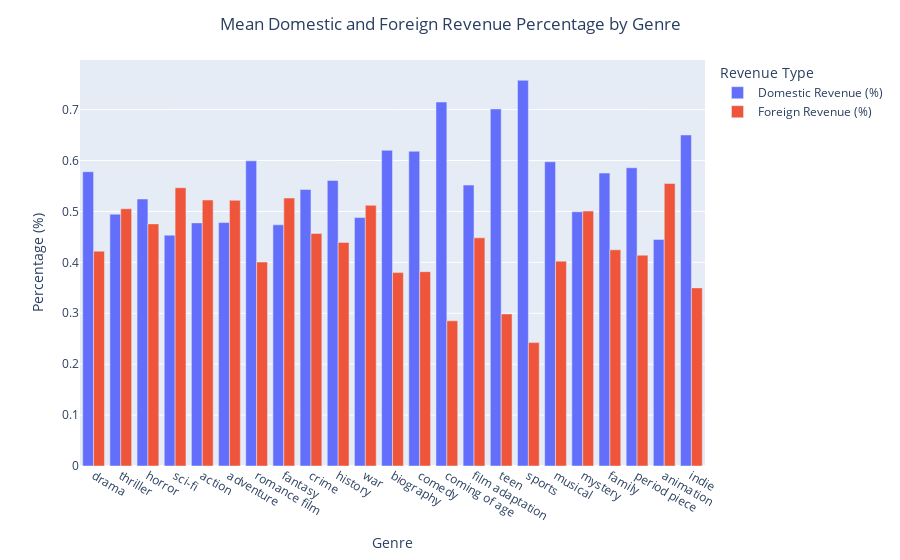

Notebook code cell kept with this figure:
### Markdown cell above
![alt text](images/bar_genres.png)

### Code cell
fig_percentage = create_genre_percentage_plot(df, df_genre)
fig_percentage.show()
fig_percentage.write_image("images/bar_percentages.png")

### Figure 1 — Plotly figure (JSON) as saved in the notebook; plotly's stock layout.template omitted (floating-point values rounded to 4 significant figures)
{"data": [{"alignmentgroup": "True", "hovertemplate": "Revenue Type=Domestic Revenue (%)<br>Genre=%{x}<br>Percentage (%)=%{y}<extra></extra>", "legendgroup": "Domestic Revenue (%)", "marker": {"color": "#636efa", "pattern": {"shape": ""}}, "name": "Domestic Revenue (%)", "offsetgroup": "Domestic Revenue (%)", "orientation": "v", "showlegend": true, "textposition": "auto", "type": "bar", "x": ["drama", "thriller", "horror", "sci-fi", "action", "adventure", "romance film", "fantasy", "crime", "history", "war", "biography", "comedy", "coming of age", "film adaptation", "teen", "sports", "musical", "mystery", "family", "period piece", "animation", "indie"], "xaxis": "x", "y": [0.578, 0.4947, 0.5244, 0.4534, 0.4775, 0.4781, 0.5994, 0.4737, 0.5432, 0.5608, 0.4879, 0.6201, 0.6183, 0.7149, 0.5518, 0.7013, 0.7576, 0.5976, 0.4994, 0.5754, 0.5858, 0.4451, 0.6502], "yaxis": "y"}, {"alignmentgroup": "True", "hovertemplate": "Revenue Type=Foreign Revenue (%)<br>Genre=%{x}<br>Percentage (%)=%{y}<extra></extra>", "legendgroup": "Foreign Revenue (%)", "marker": {"color": "#EF553B", "pattern": {"shape": ""}}, "name": "Foreign Revenue (%)", "offsetgroup": "Foreign Revenue (%)", "orientation": "v", "showlegend": true, "textposition": "auto", "type": "bar", "x": ["drama", "thriller", "horror", "sci-fi", "action", "adventure", "romance film", "fantasy", "crime", "history", "war", "biography", "comedy", "coming of age", "film adaptation", "teen", "sports", "musical", "mystery", "family", "period piece", "animation", "indie"], "xaxis": "x", "y": [0.422, 0.5053, 0.4756, 0.5466, 0.5225, 0.5219, 0.4006, 0.5263, 0.4568, 0.4392, 0.5121, 0.3799, 0.3817, 0.2851, 0.4482, 0.2987, 0.2424, 0.4024, 0.5006, 0.4246, 0.4142, 0.5549, 0.3498], "yaxis": "y"}], "layout": {"barmode": "group", "legend": {"title": {"text": "Revenue Type"}, "tracegroupgap": 0}, "margin": {"t": 60}, "title": {"text": "Mean Domestic and Foreign Revenue Percentage by Genre", "x": 0.5}, "xaxis": {"anchor": "y", "domain": [0, 1], "title": {"text": "Genre"}}, "yaxis": {"anchor": "x", "domain": [0, 1], "title": {"text": "Percentage (%)"}}}}
